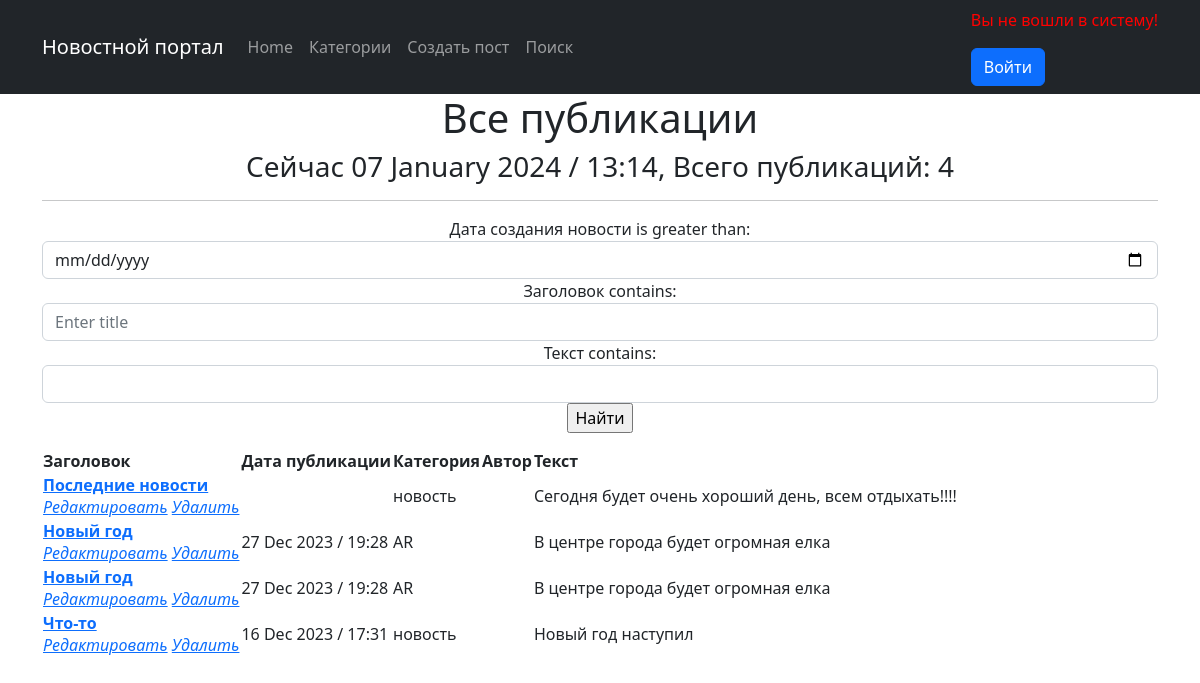
Page /posts/search/ on the earlier database version.
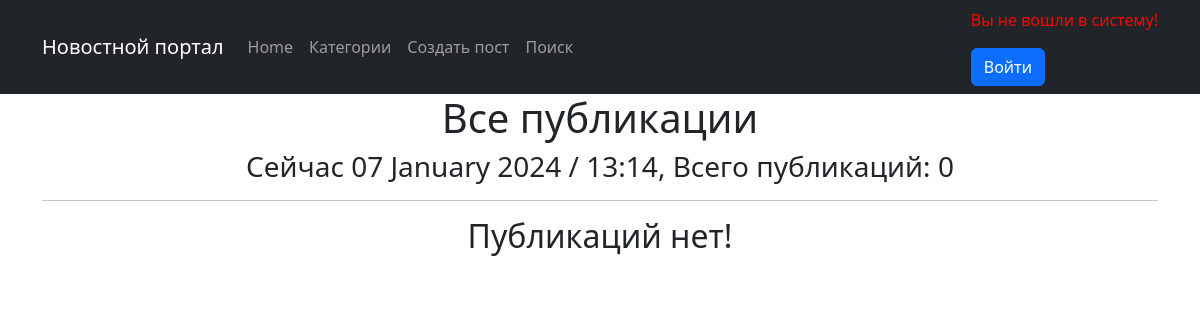
Same page on the later database version.
### news/models.py (models this page shows, shortened)
class Post(models.Model):
    author = models.ForeignKey(Author, on_delete= models.CASCADE, verbose_name = "Автор")
    NEWS = 'NW'
    ARTICLE = 'AR'
    CATEGORY_CHOICES = (
        (NEWS, 'Новость'),
        (ARTICLE, 'Статья')
    )
    categoryType = models.CharField(max_length=2, choices=CATEGORY_CHOICES, default=ARTICLE, verbose_name="Категория")
    dateCreation = models.DateTimeField(auto_now_add=True,
                                        verbose_name="Дата создания новости")
    postCategory = models.ManyToManyField(Category, through='PostCategory', verbose_name="Тематика")
    title = models.CharField(max_length=128, verbose_name="Заголовок")
    text = models.TextField(verbose_name="Текст")
    rating = models.SmallIntegerField(default=0)

### news/views.py (the view)
# urls.py: path('search/', PostSearch.as_view(), name = 'search' ),
class PostSearch(ListView):
    model = Post
    template_name = 'search.html'
    context_object_name = 'news'
    queryset = Post.objects.all()  # Н
    def get_context_data(self, **kwargs):
        context = super().get_context_data(**kwargs)
        context[
            'time_now'] = datetime.now()
        context['filter'] = PostFilter(self.request.GET,
                                       queryset=self.get_queryset())
        return context

### news/templatetags/custom_filters.py (called while the page is built)
@register.filter()
def censor(text):
    list_words = text.split()
    censor_words = {'баран', 'редиска', 'казел', 'дебил', }
    censor_text = []
    if isinstance(text, str):
        for word in list_words:
            if word.lower() in censor_words:
                word = f'{word[0]}{"*" * (len(word) - 2)}{word[-1]}'
            censor_text.append(word)
        return ' '.join(censor_text)

### templates/search.html (shortened to what this page needs)
{% extends 'flatpages/default.html' %}
{% load custom_filters %}
{% block content %}
<h1>Все публикации</h1>
<h3>Сейчас {{ time_now|date:'d F Y / H:i' }},
    Всего публикаций: {{ news|length }}</h3>
    <hr>
    {% if news %}
<form method="GET">
    {{ filter.form }}
    <input type="submit" value="Найти">
</form>
        <table>
            <tr>
                <th>
                    Заголовок
                </th>
                <th>
                    Дата публикации
                </th>
                <th>
                    Категория
                </th>
                <th>
                    Автор
                </th>
                <th>
                    Текст
                </th>
            </tr>
        {% for post in filter.qs %}
            <tr>
                <td>
                    <a href="{% url 'post' post.id %}"><b>{{ post.title | censor }}</b></a>
                    <br><a href="{% url 'post_update' post.id %}"><i>Редактировать</i></a>
                    <a href="{% url 'post_delete' post.id %}"><i> Удалить </i></a>
                </td>
                <td>
                    {{ post.dateCreation|date:'d M Y / H:i' }}
                </td>
                <td>
                    {{ post.categoryType }}
                </td>
                <td>
                </td>
                <td>
                    {{ post.text | censor | truncatechars:51 }}
                </td>
            </tr>
        {% endfor %}
        </table>
    {% else %}
        <h2>Публикаций нет!</h2>
    {% endif %}
{% endblock content %}

### templates/flatpages/default.html (shortened to what this page needs)
{% load static %}
<html lang="en">
    <head>
        <link href="{% static 'css/styles.css' %}" rel="stylesheet" />
    </head>
    <body>
  <nav class="navbar navbar-expand-lg navbar-dark bg-dark static-top">
    {% load cache %}
    {% cache 30 common %}
        {% block header %}
    <div class="container">
      <a class="navbar-brand" href="#">Новостной портал</a>
      <div class="collapse navbar-collapse justify-content-between" id="navbarResponsive">
                    <ul class="navbar-nav ml-auto">
                        <li class="nav-item active">
                            <a class="nav-link" href="/news/">Home</a>
                        </li>
                        <li class="nav-item active">
                            <a class="nav-link" href="">Категории</a>
                        </li>
                        {% block create_post %}
                        <li class="nav-item">
                            <a class="nav-link" href="">Создать пост</a>
                        </li>
                        {% endblock create_post %}
                        {% endblock header %}
                        {% block search %}
                        <li class="nav-item">
                            <a class="nav-link" href="/news/search/">Поиск</a>
                        </li>
                        {% endblock search %}
                        {% endcache %}
                   </ul>
                    {% block user_greeting %}
                    <ul class="navbar-nav mr-auto">
                        <li class="nav-item">
                            {% if request.user.is_authenticated %}
                            <p style="color: green;">Добро пожаловать, {{ request.user.username }}!</p>
                            <a href="" class="btn btn-secondary">Выйти</a>
                            {% if is_not_author %}
                            <a href="{% url 'upgrade' %}" class="btn btn-success"> Стать автором!</a>
                            {% else %}
                            <button class="btn btn-success">Вы автор</button>
                            {% endif %}
                            {% else %}
                            <p style="color: red;">Вы не вошли в систему!</p>
                              <a href="" class="btn btn-primary">Войти</a>
                            {% endif %}
                        </li>
                   </ul>
                    {% endblock user_greeting %}
   </div>
       </div>
</nav>
        <div class="container">
            <div class="row">
                <div class="col-lg-12 text-center">
                    {% block content %}{% endblock content %}
                </div>
            </div>
        </div>
    </body>
</html>

Differences in the rows shown:
removed Post: title|censor "Последние новости", categoryType "новость", text|censor "Сегодня будет очень хороший день, всем отдыхать!!!!"
removed Post: title|censor "Новый год", dateCreation "27 Dec 2023 / 19:28", categoryType "AR", text|censor "В центре города будет огромная елка"
removed Post: title|censor "Новый год", dateCreation "27 Dec 2023 / 19:28", categoryType "AR", text|censor "В центре города будет огромная елка"
removed Post: title|censor "Что-то", dateCreation "16 Dec 2023 / 17:31", categoryType "новость", text|censor "Новый год наступил"
Other differences:
{{ news|length }}: "4" → "0"
form field value: "Найти" → (not shown)
text no longer shown: "Дата создания новости is greater than: Заголовок contains: Текст contains: Заголовок Дата публикации Категория Автор Текст"
text now shown: "Публикаций нет!"
